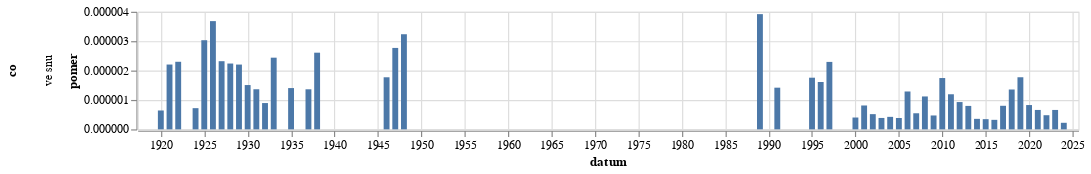

Notebook cell for this chart:
### Code cell
graf(vyvoj_vyskytu("(?i) ve snu","ve snu"))

### Figure 1 — Vega-Lite specification as saved in the notebook (floating-point values rounded to 4 significant figures)
{"config": {"view": {"continuousWidth": 300, "continuousHeight": 300}}, "data": {"name": "data-17642f09308f2e693be82bf69097b41d"}, "mark": {"type": "bar"}, "encoding": {"row": {"field": "co", "type": "nominal"}, "x": {"field": "datum", "type": "temporal"}, "y": {"field": "pomer", "type": "quantitative"}}, "height": 100, "width": 800, "$schema": "https://vega.github.io/schema/vega-lite/v5.8.0.json", "datasets": {"data-17642f09308f2e693be82bf69097b41d": [{"datum": "1918-01-01T00:00:00", "vyskytu": 0, "pocet_slov": 172010, "pomer": 0.0, "co": "ve snu"}, {"datum": "1919-01-01T00:00:00", "vyskytu": 0, "pocet_slov": 1547459, "pomer": 0.0, "co": "ve snu"}, {"datum": "1920-01-01T00:00:00", "vyskytu": 1, "pocet_slov": 1557497, "pomer": 6.421e-07, "co": "ve snu"}, {"datum": "1921-01-01T00:00:00", "vyskytu": 4, "pocet_slov": 1814119, "pomer": 2.205e-06, "co": "ve snu"}, {"datum": "1922-01-01T00:00:00", "vyskytu": 4, "pocet_slov": 1739976, "pomer": 2.299e-06, "co": "ve snu"}, {"datum": "1923-01-01T00:00:00", "vyskytu": 0, "pocet_slov": 1131296, "pomer": 0.0, "co": "ve snu"}, {"datum": "1924-01-01T00:00:00", "vyskytu": 1, "pocet_slov": 1386775, "pomer": 7.211e-07, "co": "ve snu"}, {"datum": "1925-01-01T00:00:00", "vyskytu": 3, "pocet_slov": 989387, "pomer": 3.032e-06, "co": "ve snu"}, {"datum": "1926-01-01T00:00:00", "vyskytu": 6, "pocet_slov": 1629693, "pomer": 3.682e-06, "co": "ve snu"}, {"datum": "1927-01-01T00:00:00", "vyskytu": 4, "pocet_slov": 1725378, "pomer": 2.318e-06, "co": "ve snu"}, {"datum": "1928-01-01T00:00:00", "vyskytu": 4, "pocet_slov": 1786584, "pomer": 2.239e-06, "co": "ve snu"}, {"datum": "1929-01-01T00:00:00", "vyskytu": 2, "pocet_slov": 907519, "pomer": 2.204e-06, "co": "ve snu"}, {"datum": "1930-01-01T00:00:00", "vyskytu": 3, "pocet_slov": 1990549, "pomer": 1.507e-06, "co": "ve snu"}, {"datum": "1931-01-01T00:00:00", "vyskytu": 2, "pocet_slov": 1466185, "pomer": 1.364e-06, "co": "ve snu"}, {"datum": "1932-01-01T00:00:00", "vyskytu": 1, "pocet_slov": 1117587, "pomer": 8.948e-07, "co": "ve snu"}, {"datum": "1933-01-01T00:00:00", "vyskytu": 3, "pocet_slov": 1230441, "pomer": 2.438e-06, "co": "ve snu"}, {"datum": "1934-01-01T00:00:00", "vyskytu": 0, "pocet_slov": 874472, "pomer": 0.0, "co": "ve snu"}, {"datum": "1935-01-01T00:00:00", "vyskytu": 1, "pocet_slov": 712050, "pomer": 1.404e-06, "co": "ve snu"}, {"datum": "1936-01-01T00:00:00", "vyskytu": 0, "pocet_slov": 958205, "pomer": 0.0, "co": "ve snu"}, {"datum": "1937-01-01T00:00:00", "vyskytu": 1, "pocet_slov": 733783, "pomer": 1.363e-06, "co": "ve snu"}, {"datum": "1938-01-01T00:00:00", "vyskytu": 1, "pocet_slov": 383461, "pomer": 2.608e-06, "co": "ve snu"}, {"datum": "1945-01-01T00:00:00", "vyskytu": 0, "pocet_slov": 140144, "pomer": 0.0, "co": "ve snu"}, {"datum": "1946-01-01T00:00:00", "vyskytu": 2, "pocet_slov": 1129068, "pomer": 1.771e-06, "co": "ve snu"}, {"datum": "1947-01-01T00:00:00", "vyskytu": 3, "pocet_slov": 1083098, "pomer": 2.77e-06, "co": "ve snu"}, {"datum": "1948-01-01T00:00:00", "vyskytu": 2, "pocet_slov": 618132, "pomer": 3.236e-06, "co": "ve snu"}, {"datum": "1949-01-01T00:00:00", "vyskytu": 0, "pocet_slov": 357203, "pomer": 0.0, "co": "ve snu"}, {"datum": "1950-01-01T00:00:00", "vyskytu": 0, "pocet_slov": 208781, "pomer": 0.0, "co": "ve snu"}, {"datum": "1951-01-01T00:00:00", "vyskytu": 0, "pocet_slov": 219888, "pomer": 0.0, "co": "ve snu"}, {"datum": "1952-01-01T00:00:00", "vyskytu": 0, "pocet_slov": 189920, "pomer": 0.0, "co": "ve snu"}, {"datum": "1953-01-01T00:00:00", "vyskytu": 0, "pocet_slov": 114518, "pomer": 0.0, "co": "ve snu"}, {"datum": "1954-01-01T00:00:00", "vyskytu": 0, "pocet_slov": 98416, "pomer": 0.0, "co": "ve snu"}, {"datum": "1955-01-01T00:00:00", "vyskytu": 0, "pocet_slov": 78833, "pomer": 0.0, "co": "ve snu"}, {"datum": "1956-01-01T00:00:00", "vyskytu": 0, "pocet_slov": 138430, "pomer": 0.0, "co": "ve snu"}, {"datum": "1957-01-01T00:00:00", "vyskytu": 0, "pocet_slov": 137388, "pomer": 0.0, "co": "ve snu"}, {"datum": "1958-01-01T00:00:00", "vyskytu": 0, "pocet_slov": 142112, "pomer": 0.0, "co": "ve snu"}, {"datum": "1959-01-01T00:00:00", "vyskytu": 0, "pocet_slov": 141333, "pomer": 0.0, "co": "ve snu"}, {"datum": "1960-01-01T00:00:00", "vyskytu": 0, "pocet_slov": 181817, "pomer": 0.0, "co": "ve snu"}, {"datum": "1961-01-01T00:00:00", "vyskytu": 0, "pocet_slov": 216288, "pomer": 0.0, "co": "ve snu"}, {"datum": "1962-01-01T00:00:00", "vyskytu": 0, "pocet_slov": 98793, "pomer": 0.0, "co": "ve snu"}, {"datum": "1963-01-01T00:00:00", "vyskytu": 0, "pocet_slov": 139432, "pomer": 0.0, "co": "ve snu"}, {"datum": "1964-01-01T00:00:00", "vyskytu": 0, "pocet_slov": 288820, "pomer": 0.0, "co": "ve snu"}, {"datum": "1965-01-01T00:00:00", "vyskytu": 0, "pocet_slov": 194814, "pomer": 0.0, "co": "ve snu"}, {"datum": "1966-01-01T00:00:00", "vyskytu": 0, "pocet_slov": 247115, "pomer": 0.0, "co": "ve snu"}, {"datum": "1967-01-01T00:00:00", "vyskytu": 0, "pocet_slov": 225198, "pomer": 0.0, "co": "ve snu"}, {"datum": "1968-01-01T00:00:00", "vyskytu": 0, "pocet_slov": 559905, "pomer": 0.0, "co": "ve snu"}, {"datum": "1969-01-01T00:00:00", "vyskytu": 0, "pocet_slov": 368721, "pomer": 0.0, "co": "ve snu"}, {"datum": "1970-01-01T00:00:00", "vyskytu": 0, "pocet_slov": 248046, "pomer": 0.0, "co": "ve snu"}, {"datum": "1971-01-01T00:00:00", "vyskytu": 0, "pocet_slov": 263102, "pomer": 0.0, "co": "ve snu"}, {"datum": "1972-01-01T00:00:00", "vyskytu": 0, "pocet_slov": 213032, "pomer": 0.0, "co": "ve snu"}, {"datum": "1973-01-01T00:00:00", "vyskytu": 0, "pocet_slov": 280835, "pomer": 0.0, "co": "ve snu"}, {"datum": "1974-01-01T00:00:00", "vyskytu": 0, "pocet_slov": 291980, "pomer": 0.0, "co": "ve snu"}, {"datum": "1975-01-01T00:00:00", "vyskytu": 0, "pocet_slov": 335255, "pomer": 0.0, "co": "ve snu"}, {"datum": "1976-01-01T00:00:00", "vyskytu": 0, "pocet_slov": 244998, "pomer": 0.0, "co": "ve snu"}, {"datum": "1977-01-01T00:00:00", "vyskytu": 0, "pocet_slov": 253702, "pomer": 0.0, "co": "ve snu"}, {"datum": "1978-01-01T00:00:00", "vyskytu": 0, "pocet_slov": 289894, "pomer": 0.0, "co": "ve snu"}, {"datum": "1979-01-01T00:00:00", "vyskytu": 0, "pocet_slov": 252883, "pomer": 0.0, "co": "ve snu"}, {"datum": "1980-01-01T00:00:00", "vyskytu": 0, "pocet_slov": 242065, "pomer": 0.0, "co": "ve snu"}, {"datum": "1981-01-01T00:00:00", "vyskytu": 0, "pocet_slov": 134899, "pomer": 0.0, "co": "ve snu"}, {"datum": "1982-01-01T00:00:00", "vyskytu": 0, "pocet_slov": 186973, "pomer": 0.0, "co": "ve snu"}, {"datum": "1983-01-01T00:00:00", "vyskytu": 0, "pocet_slov": 227768, "pomer": 0.0, "co": "ve snu"}, {"datum": "1984-01-01T00:00:00", "vyskytu": 0, "pocet_slov": 191735, "pomer": 0.0, "co": "ve snu"}, {"datum": "1985-01-01T00:00:00", "vyskytu": 0, "pocet_slov": 165973, "pomer": 0.0, "co": "ve snu"}, {"datum": "1986-01-01T00:00:00", "vyskytu": 0, "pocet_slov": 98877, "pomer": 0.0, "co": "ve snu"}, {"datum": "1987-01-01T00:00:00", "vyskytu": 0, "pocet_slov": 149991, "pomer": 0.0, "co": "ve snu"}, {"datum": "1988-01-01T00:00:00", "vyskytu": 0, "pocet_slov": 167631, "pomer": 0.0, "co": "ve snu"}, {"datum": "1989-01-01T00:00:00", "vyskytu": 1, "pocet_slov": 255151, "pomer": 3.919e-06, "co": "ve snu"}, {"datum": "1990-01-01T00:00:00", "vyskytu": 0, "pocet_slov": 833434, "pomer": 0.0, "co": "ve snu"}, {"datum": "1991-01-01T00:00:00", "vyskytu": 2, "pocet_slov": 1410605, "pomer": 1.418e-06, "co": "ve snu"}, {"datum": "1992-01-01T00:00:00", "vyskytu": 0, "pocet_slov": 1217148, "pomer": 0.0, "co": "ve snu"}, {"datum": "1993-01-01T00:00:00", "vyskytu": 0, "pocet_slov": 1127475, "pomer": 0.0, "co": "ve snu"}, {"datum": "1994-01-01T00:00:00", "vyskytu": 0, "pocet_slov": 948063, "pomer": 0.0, "co": "ve snu"}, {"datum": "1995-01-01T00:00:00", "vyskytu": 2, "pocet_slov": 1138209, "pomer": 1.757e-06, "co": "ve snu"}, {"datum": "1996-01-01T00:00:00", "vyskytu": 2, "pocet_slov": 1240947, "pomer": 1.612e-06, "co": "ve snu"}, {"datum": "1997-01-01T00:00:00", "vyskytu": 5, "pocet_slov": 2179318, "pomer": 2.294e-06, "co": "ve snu"}, {"datum": "1998-01-01T00:00:00", "vyskytu": 0, "pocet_slov": 1522654, "pomer": 0.0, "co": "ve snu"}, {"datum": "1999-01-01T00:00:00", "vyskytu": 0, "pocet_slov": 2465372, "pomer": 0.0, "co": "ve snu"}, {"datum": "2000-01-01T00:00:00", "vyskytu": 1, "pocet_slov": 2483127, "pomer": 4.027e-07, "co": "ve snu"}, {"datum": "2001-01-01T00:00:00", "vyskytu": 2, "pocet_slov": 2462192, "pomer": 8.123e-07, "co": "ve snu"}, {"datum": "2002-01-01T00:00:00", "vyskytu": 1, "pocet_slov": 1931845, "pomer": 5.176e-07, "co": "ve snu"}, {"datum": "2003-01-01T00:00:00", "vyskytu": 1, "pocet_slov": 2578085, "pomer": 3.879e-07, "co": "ve snu"}, {"datum": "2004-01-01T00:00:00", "vyskytu": 1, "pocet_slov": 2351739, "pomer": 4.252e-07, "co": "ve snu"}, {"datum": "2005-01-01T00:00:00", "vyskytu": 1, "pocet_slov": 2582168, "pomer": 3.873e-07, "co": "ve snu"}, {"datum": "2006-01-01T00:00:00", "vyskytu": 2, "pocet_slov": 1552476, "pomer": 1.288e-06, "co": "ve snu"}, {"datum": "2007-01-01T00:00:00", "vyskytu": 1, "pocet_slov": 1826653, "pomer": 5.474e-07, "co": "ve snu"}, {"datum": "2008-01-01T00:00:00", "vyskytu": 2, "pocet_slov": 1786832, "pomer": 1.119e-06, "co": "ve snu"}, {"datum": "2009-01-01T00:00:00", "vyskytu": 1, "pocet_slov": 2116415, "pomer": 4.725e-07, "co": "ve snu"}, {"datum": "2010-01-01T00:00:00", "vyskytu": 3, "pocet_slov": 1718642, "pomer": 1.746e-06, "co": "ve snu"}, {"datum": "2011-01-01T00:00:00", "vyskytu": 3, "pocet_slov": 2512843, "pomer": 1.194e-06, "co": "ve snu"}, {"datum": "2012-01-01T00:00:00", "vyskytu": 2, "pocet_slov": 2154063, "pomer": 9.285e-07, "co": "ve snu"}, {"datum": "2013-01-01T00:00:00", "vyskytu": 1, "pocet_slov": 1253654, "pomer": 7.977e-07, "co": "ve snu"}, {"datum": "2014-01-01T00:00:00", "vyskytu": 1, "pocet_slov": 2797907, "pomer": 3.574e-07, "co": "ve snu"}, {"datum": "2015-01-01T00:00:00", "vyskytu": 1, "pocet_slov": 2883253, "pomer": 3.468e-07, "co": "ve snu"}, {"datum": "2016-01-01T00:00:00", "vyskytu": 1, "pocet_slov": 3088746, "pomer": 3.238e-07, "co": "ve snu"}, {"datum": "2017-01-01T00:00:00", "vyskytu": 2, "pocet_slov": 2494184, "pomer": 8.019e-07, "co": "ve snu"}, {"datum": "2018-01-01T00:00:00", "vyskytu": 4, "pocet_slov": 2950192, "pomer": 1.356e-06, "co": "ve snu"}, {"datum": "2019-01-01T00:00:00", "vyskytu": 6, "pocet_slov": 3385704, "pomer": 1.772e-06, "co": "ve snu"}, {"datum": "2020-01-01T00:00:00", "vyskytu": 3, "pocet_slov": 3628168, "pomer": 8.269e-07, "co": "ve snu"}, {"datum": "2021-01-01T00:00:00", "vyskytu": 2, "pocet_slov": 3028906, "pomer": 6.603e-07, "co": "ve snu"}, {"datum": "2022-01-01T00:00:00", "vyskytu": 2, "pocet_slov": 4156918, "pomer": 4.811e-07, "co": "ve snu"}, {"datum": "2023-01-01T00:00:00", "vyskytu": 3, "pocet_slov": 4543342, "pomer": 6.603e-07, "co": "ve snu"}, {"datum": "2024-01-01T00:00:00", "vyskytu": 1, "pocet_slov": 4476204, "pomer": 2.234e-07, "co": "ve snu"}, {"datum": "2025-01-01T00:00:00", "vyskytu": 0, "pocet_slov": 2270793, "pomer": 0.0, "co": "ve snu"}]}}
